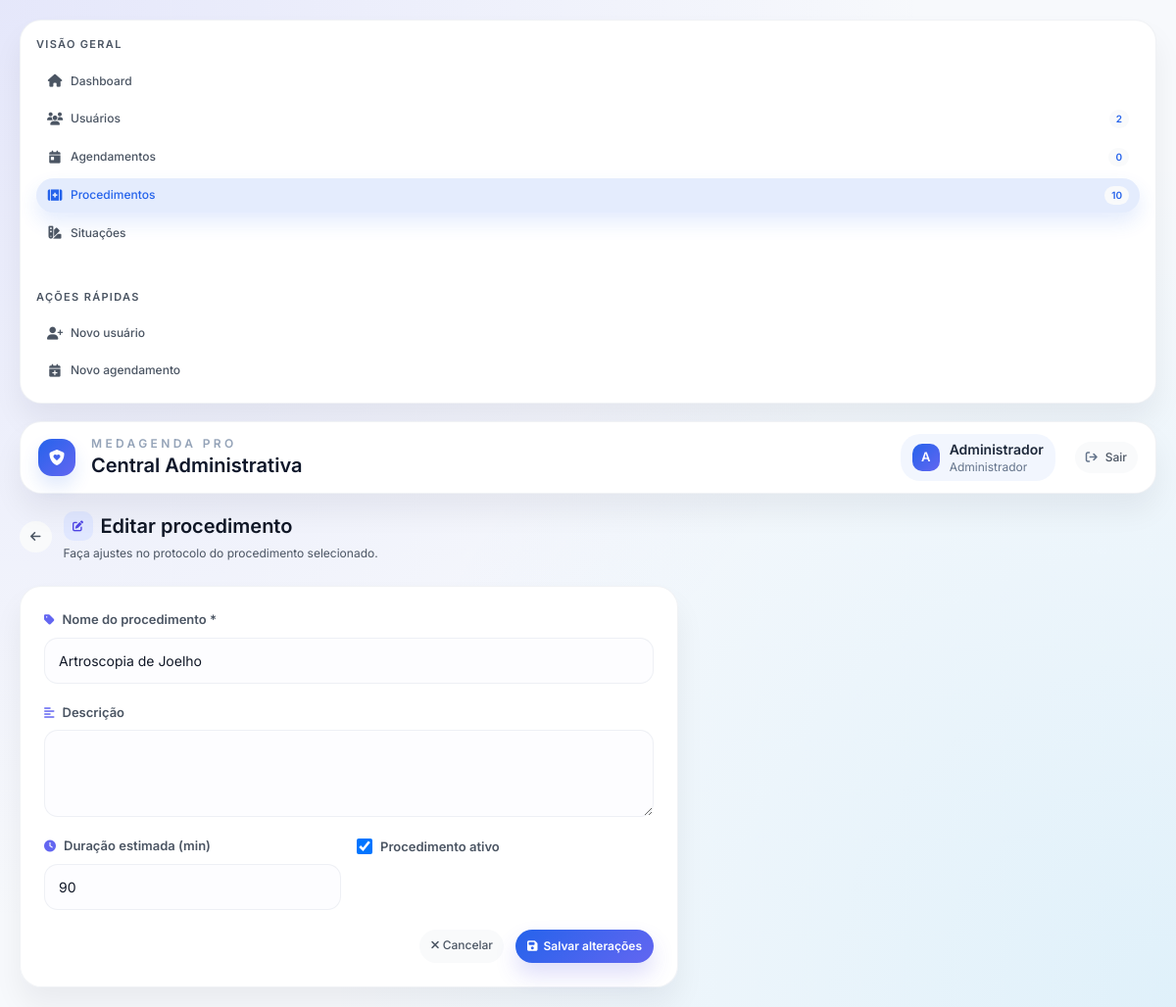
Screenshot of /admin/procedimento-edit.php?id=2 (signed in) with the database file from the repository.
### tables this page shows
CREATE TABLE IF NOT EXISTS procedimentos (
    id INT AUTO_INCREMENT PRIMARY KEY,
    nome VARCHAR(255) NOT NULL,
    descricao TEXT,
    duracao_estimada INT DEFAULT 60 COMMENT 'Duração em minutos',
    ativo BOOLEAN DEFAULT TRUE,
    created_at TIMESTAMP DEFAULT CURRENT_TIMESTAMP,
    updated_at TIMESTAMP DEFAULT CURRENT_TIMESTAMP ON UPDATE CURRENT_TIMESTAMP,
    INDEX idx_ativo (ativo)
);

### src/config.php (called while the page is built, shortened)
<?php
class Database {
    private static $instance = null;
    private $conn;
    private function __construct() {
        try {
            $this->conn = new PDO(
                "mysql:host=" . DB_HOST . ";dbname=" . DB_NAME . ";charset=utf8mb4",
                DB_USER,
                DB_PASS,
                [
                    PDO::ATTR_ERRMODE => PDO::ERRMODE_EXCEPTION,
                    PDO::ATTR_DEFAULT_FETCH_MODE => PDO::FETCH_ASSOC,
                    PDO::ATTR_EMULATE_PREPARES => false
                ]
            );
        } catch(PDOException $e) {
            die("Erro de conexão: " . $e->getMessage());
        }
    }
    public static function getInstance() {
        if (self::$instance === null) {
            self::$instance = new self();
        }
        return self::$instance;
    }
    public function getConnection() {
        return $this->conn;
    }
}

### src/models/Procedimento.php (called while the page is built, shortened)
<?php
require_once __DIR__ . '/../config.php';
class Procedimento {
    private $db;
    public function __construct() {
        $this->db = Database::getInstance()->getConnection();
    }
    public function getAll() {
        $stmt = $this->db->query("SELECT * FROM procedimentos ORDER BY nome");
        return $stmt->fetchAll();
    }
    public function getById($id) {
        $stmt = $this->db->prepare("SELECT * FROM procedimentos WHERE id = ?");
        $stmt->execute([$id]);
        return $stmt->fetch();
    }
}

### public/admin/procedimento-edit.php (the view, shortened to what this page needs)
<?php
require_once __DIR__ . '/../../src/config.php';
require_once __DIR__ . '/../../src/models/Procedimento.php';
$procedimentoModel = new Procedimento();
$id = $_GET['id'] ?? null;
$procedimento = $procedimentoModel->getById($id);
$version = time();
?>
<!DOCTYPE html>
<html lang="pt-BR">
<head>
    <script src="https://cdn.tailwindcss.com?v=<?= $version ?>"></script>
    <link rel="stylesheet" href="https://cdnjs.cloudflare.com/ajax/libs/font-awesome/6.5.1/css/all.min.css">
    <link rel="stylesheet" href="../assets/css/theme.css?v=<?= $version ?>">
</head>
<body>
    <div class="app-shell">
        <?php include 'includes/sidebar.php'; ?>
        <div class="app-content">
            <?php include 'includes/header.php'; ?>
            <main class="space-y-6">
                <section class="flex items-center justify-between gap-4">
                    <div class="flex items-center gap-3">
                        <a href="procedimentos-list.php" class="btn-muted btn-primary--icon">
                            <i class="fas fa-arrow-left"></i>
                        </a>
                        <div>
                            <h1 class="page-title flex items-center gap-2">
                                <span class="icon-chip bg-indigo-100 text-indigo-600">
                                    <i class="fas fa-pen-to-square"></i>
                                </span>
                                Editar procedimento
                            </h1>
                            <p class="page-subtitle mt-1">Faça ajustes no protocolo do procedimento selecionado.</p>
                        </div>
                    </div>
                </section>
                <section class="glass p-6 max-w-2xl">
                    <form method="POST" class="space-y-5">
                        <div class="form-field">
                            <label for="nome"><i class="fas fa-tag mr-2 text-indigo-500 text-xs"></i>Nome do procedimento *</label>
                            <input id="nome" name="nome" type="text" class="w-full" value="<?= htmlspecialchars($procedimento['nome']) ?>" required>
                        </div>
                        <div class="form-field">
                            <label for="descricao"><i class="fas fa-align-left mr-2 text-indigo-500 text-xs"></i>Descrição</label>
                            <textarea id="descricao" name="descricao" rows="3" class="w-full"><?= htmlspecialchars($procedimento['descricao'] ?? '') ?></textarea>
                        </div>
                        <div class="grid grid-cols-1 md:grid-cols-2 gap-4">
                            <div class="form-field">
                                <label for="duracao_estimada"><i class="fas fa-clock mr-2 text-indigo-500 text-xs"></i>Duração estimada (min)</label>
                                <input id="duracao_estimada" name="duracao_estimada" type="number" min="1" class="w-full" value="<?= $procedimento['duracao_estimada'] ?>">
                            </div>
                            <div class="form-field">
                                <label class="flex items-center gap-2 text-sm font-medium text-slate-600">
                                    <input type="checkbox" name="ativo" value="1" class="h-4 w-4 rounded border-slate-300 text-indigo-600 focus:ring-indigo-400" <?= $procedimento['ativo'] ? 'checked' : '' ?>>
                                    Procedimento ativo
                                </label>
                            </div>
                        </div>
                        <div class="flex justify-end gap-3">
                            <a href="procedimentos-list.php" class="btn-muted">
                                <i class="fas fa-xmark text-xs"></i>
                                Cancelar
                            </a>
                            <button type="submit" class="btn-primary">
                                <i class="fas fa-floppy-disk"></i>
                                Salvar alterações
                            </button>
                        </div>
                    </form>
                </section>
            </main>
        </div>
    </div>
</body>
</html>

### public/assets/css/theme.css (style rules this page uses)
:root { --page-background: #f7f9fc; --page-gradient-a: rgba(99, 102, 241, 0.12); --page-gradient-b: rgba(14, 165, 233, 0.10); --card-background: #ffffff; --card-border: rgba(148, 163, 184, 0.14); --card-shadow: 0 18px 30px rgba(15, 23, 42, 0.06); --text-primary: #111827; --text-secondary: #4b5563; --accent: #2563eb; --accent-strong: #1e40af; --accent-soft: rgba(37, 99, 235, 0.06); --accent-gradient: linear-gradient(135deg, #2563eb 0%, #6366f1 100%); --success-soft: rgba(16, 185, 129, 0.12); --danger-soft: rgba(239, 68, 68, 0.12); --neutral-100: #f9fafb; --neutral-200: #e5e7eb; --neutral-300: #d1d5db; --neutral-900: #111827; --radius-lg: 20px; --radius-xl: 22px; --radius-pill: 999px; --transition-snappy: 0.22s cubic-bezier(0.4, 0, 0.2, 1); }
body { background: radial-gradient(circle at top left, var(--page-gradient-a), transparent 60%), radial-gradient(circle at bottom right, var(--page-gradient-b), transparent 55%), var(--page-background); color: var(--text-primary); min-height: 100vh; font-family: 'Inter', -apple-system, BlinkMacSystemFont, 'Segoe UI', sans-serif; }
.app-shell { display: flex; align-items: flex-start; gap: 18px; padding: 18px 22px; }
.app-content { flex: 1; width: 100%; display: flex; flex-direction: column; gap: 18px; }
.btn-primary { background: var(--accent-gradient); color: #fff; border-radius: var(--radius-lg); padding: 8px 12px; font-weight: 600; font-size: 12px; box-shadow: 0 12px 22px rgba(79, 70, 229, 0.18); transition: var(--transition-snappy); display: inline-flex; align-items: center; gap: 6px; }
.btn-primary--icon { padding: 7px 10px; min-width: 0; }
.btn-muted { background: var(--neutral-100); color: var(--text-secondary); border-radius: var(--radius-lg); padding: 7px 11px; font-weight: 500; font-size: 12px; transition: var(--transition-snappy); }
.icon-chip { display: inline-flex; align-items: center; justify-content: center; width: 30px; height: 30px; border-radius: 10px; font-size: 11px; font-weight: 600; }
.glass { background: rgba(255, 255, 255, 0.96); border: 1px solid var(--card-border); border-radius: var(--radius-xl); box-shadow: var(--card-shadow); }
.page-title { font-size: 20px; font-weight: 600; color: var(--text-primary); }
.page-subtitle { font-size: 12px; color: var(--text-secondary); }
.form-field { display: flex; flex-direction: column; gap: 8px; }
.form-field label { font-weight: 600; color: var(--text-secondary); font-size: 13px; }
.form-field input, .form-field select, .form-field textarea { border-radius: 14px; border: 1px solid var(--card-border); padding: 12px 14px; background: #fdfdff; transition: var(--transition-snappy); font-size: 14px; }
@media (max-width: 1280px) { .app-shell { flex-direction: column; padding: 20px; } }

### rows the page displays
procedimentos: nome "Artroscopia de Joelho", duracao_estimada "90", ativo "☑"

### other values shown
$total_usuarios "2"
$total_agendamentos "0"
$total_procedimentos "10"
substr($_SESSION['nome'], 0, 1) "A"
$_SESSION['nome'] "Administrador"
